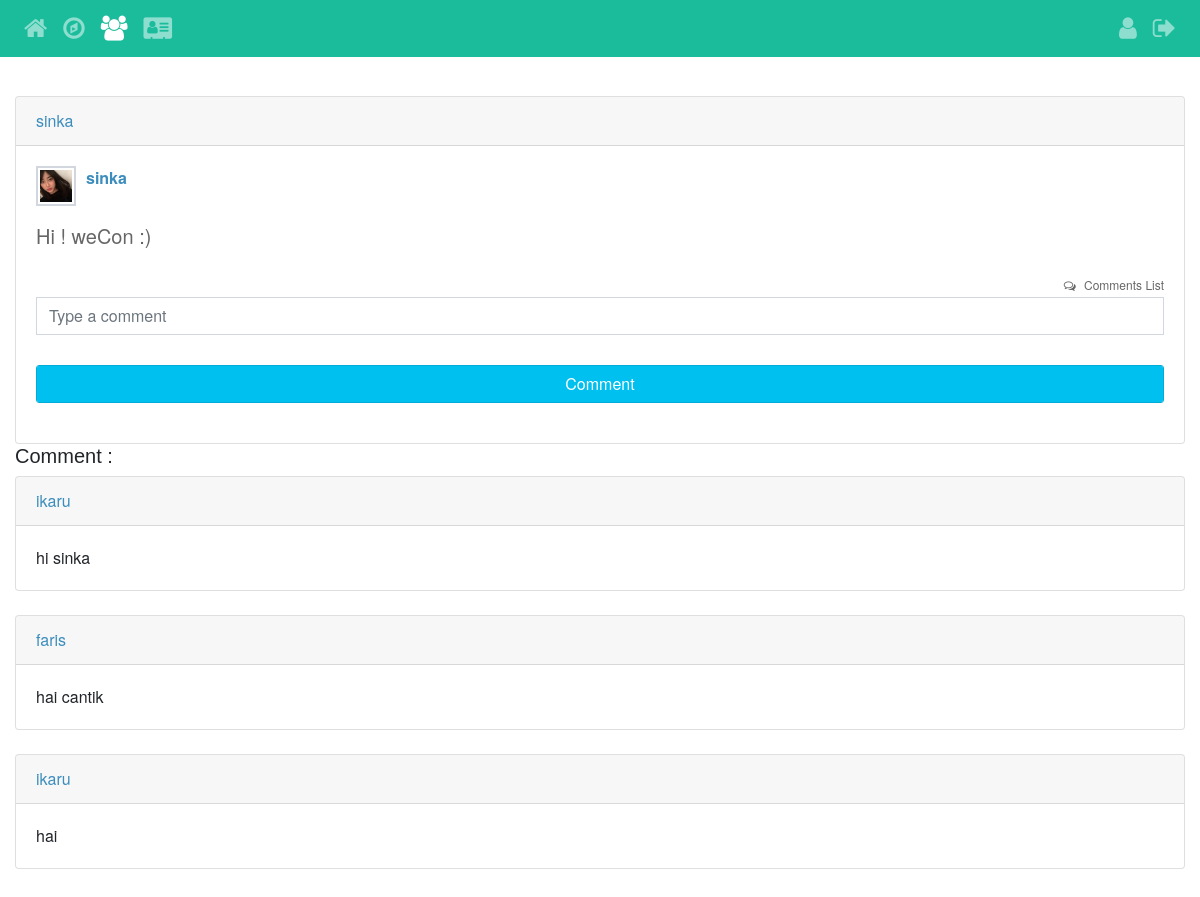
The page /status_detail.php?s_id=10 (signed in) on the database its author committed.
### tables this page shows
CREATE TABLE `status` (
  `s_id` int(11) NOT NULL,
  `user_id` int(11) NOT NULL,
  `status_time` timestamp NOT NULL DEFAULT current_timestamp() ON UPDATE current_timestamp(),
  `status_content` text NOT NULL
);

CREATE TABLE `user` (
  `id` int(11) NOT NULL,
  `username` varchar(30) NOT NULL,
  `password` varchar(30) NOT NULL,
  `email` varchar(30) NOT NULL,
  `picture` text DEFAULT NULL,
  `bio` text DEFAULT NULL,
  `fname` varchar(30) NOT NULL,
  `lname` varchar(30) NOT NULL,
  `role` enum('admin','user') NOT NULL
);

CREATE TABLE `comment` (
  `id_comment` int(11) NOT NULL,
  `id_user` int(11) NOT NULL,
  `id_status` int(11) NOT NULL,
  `comment_content` text NOT NULL
);

### status_detail.php (the view, shortened to what this page needs)
<?php
include("config.php");
?>
<html>
<head>
    <link rel="stylesheet" href="css/style.css">
    <link rel="stylesheet" href="css/bootstrap.css" />
    <link rel="stylesheet" href="https://cdnjs.cloudflare.com/ajax/libs/font-awesome/4.7.0/css/font-awesome.min.css">
    <link rel="stylesheet" href="css/AdminLTE.min.css">
</head>
<body>
<header>
    <nav class="navbar navbar-expand-md navbar-dark " style="background: #1abc9c;">
        <div class="collapse navbar-collapse row" style="font-size: 25px;">
            <div class="col-10">
                <ul class="navbar-nav">
                    <li class="nav-item"><a href="index.php" data-toggle="tooltip" title="Home" class="nav-link"><i class="fa fa-home" aria-hidden="true"></i>
                        </a></li>
                    <li class="nav-item"><a href="explore.php"  data-toggle="tooltip" title="Explore" class="nav-link"><i class="fa fa-compass" aria-hidden="true"></i>
                        </a></li>
                    <li class="nav-item active"><a href="friend.php" data-toggle="tooltip" title="Friends" class="nav-link"><i class="fa fa-users" aria-hidden="true"></i>
                        </a></li>
                    <?php
                    if ($_SESSION['role']=="admin"){
                        ?>
                        <li class="nav-item"><a href="admin.php"  data-toggle="tooltip" title="Admin"  class="nav-link"><i class="fa fa-address-card" aria-hidden="true"></i>
                            </a></li>
                        <?php
                    }
                    ?>
                </ul>
            </div>
            <div class="col-2">
                <ul class="navbar-nav float-right">
                    <li class="nav-item"><a  href="user.php?username=<?php echo $_SESSION['username']; ?>" data-toggle="tooltip" title="My Account"  class="nav-link"><i class="fa fa-user" aria-hidden="true"></i>
                        </a></li>
                    <li class="nav-item"> <a href="logout.php" data-toggle="tooltip" title="Logout" class="nav-link"><i class="fa fa-sign-out" aria-hidden="true"></i>
                        </a> </li>
                </ul>
            </div>
        </div>
    </nav>
</header>
<br/>
<div class="content">
    <div class="row">
        <div class="col-12">
            <?php
            $id = $_GET['s_id'];
            $sql = "select s.* , u.* from status s join user u on s.user_id = u.id where s_id = $id";
            $result = mysqli_query($db,$sql);
            $num_rows = mysqli_num_rows($result);
            if ($num_rows > 0) {
               $show = mysqli_fetch_array($result)
                    ?>
                    <div class="card">
                        <div class="card-header">
                            <a href="user.php?username=<?php echo $show['username']; ?>"><?php echo $show['username']; ?> </a>
                        </div>
                        <div class="card-body">
                            <blockquote class="blockquote mb-0">
                                <form action="" method="post" enctype="multipart/form-data">
                                    <div class="post">
                                        <div class="user-block">
                                            <img class="img-circle img-bordered-sm" src="img/<?php echo $show['picture']?>" alt="user image">
                                            <span class="username">
                           <a href="user.php?username=<?php echo $show['username']; ?>"><?php echo $show['username']; ?> </a>
                        </span>
                                        </div>
                                        <p>
                                            <?php echo $show['status_content']; ?>
                                        </p>
                                        <ul class="list-inline">
                                            <li class="pull-right">
                                                <a href="status_detail.php?s_id=<?php echo $show['s_id']; ?>"
                                                   class="link-black text-sm"><i
                                                        class="fa fa-comments-o margin-r-5"></i> Comments List</a></li>
                                        </ul>
                                        <input class="form-control input-sm" type="text" placeholder="Type a comment" name="comment">
                                        <br>
                                        <input class="form-control input-sm btn btn-info" type="submit" value="Comment" name="submit_comment" >
                                    </div>
                                </form>
                            </blockquote>
                        </div>
                    </div>
                    <h5>Comment :</h5>
                    <?php
                    $sqlcom = "select c.* , u.username , u.id from comment c join user u on c.id_user = u.id where id_status = $id";
                    $resultcom = mysqli_query($db,$sqlcom);
                    while ($showcom = mysqli_fetch_array($resultcom)){
                    echo '
                        <div class="card">
                            <div class="card-header">
                                <a href="user.php?username='.$showcom['username'].'">
                                    '.$showcom['username'].'
                                </a>';
                    echo '
                            </div>
                            <div class="card-body">
                                '.$showcom['comment_content'].'
                            </div>
                        </div>
                        <br>
                        ';
                    }
            }else{
                header("location:index.php");
            }
            ?>
        </div>
    </div>
</div>

### css/style.css (style rules this page uses)
body { margin: 0; font-family: 'Lucida Grande', tahoma,verdana,arial,sans-serif; line-height: 1.28; }

### rows shown on the page
status: user.username "sinka", user.picture (picture), status_content "Hi ! weCon :)"
comment: id_user.username "ikaru", comment_content "hi sinka"
comment: id_user.username "faris", comment_content "hai cantik"
comment: id_user.username "ikaru", comment_content "hai"
